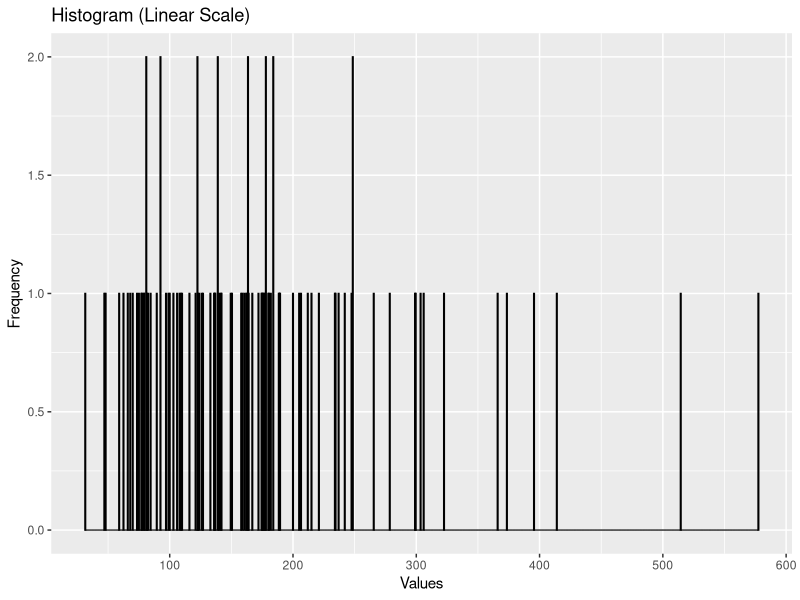
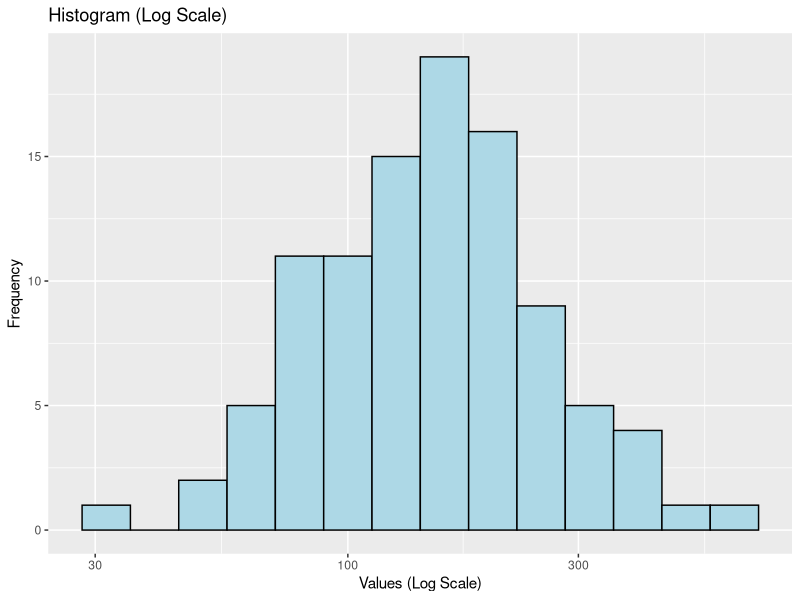
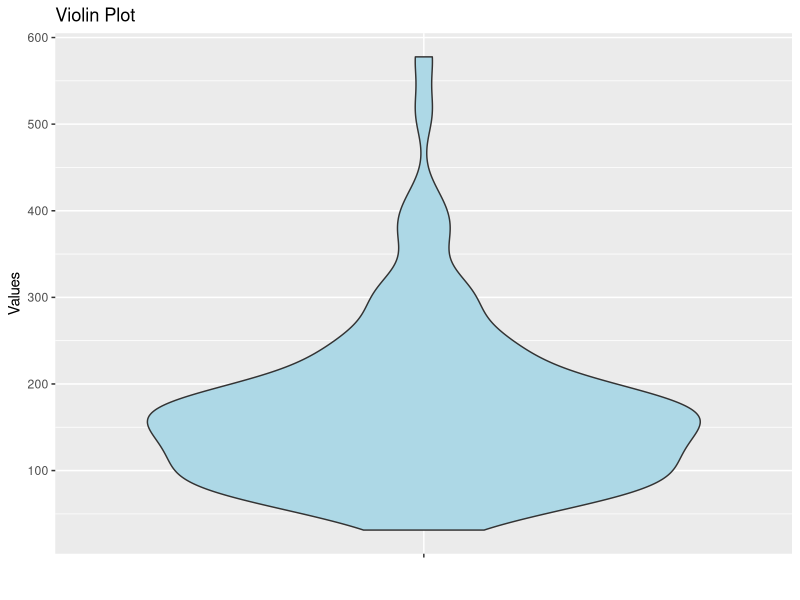

Recreate these plots in R, in order.
## ---- chunk 1
library(ggplot2)

# Set the seed
set.seed(111)

# Sample 100 values from a log-normal distribution
values <- rlnorm(100, meanlog = 5, sdlog = 0.5)

# Create a data frame with the sampled values
data <- data.frame(values)
## ---- chunk 2
# Create a histogram on the linear scale
histogram_linear <- ggplot(data, aes(x = values)) +
  geom_histogram(binwidth = 0.5, color = "black", fill = "lightblue") +
  labs(title = "Histogram (Linear Scale)", x = "Values", y = "Frequency")

# Create a histogram on the log scale
histogram_log <- ggplot(data, aes(x = values)) +
  geom_histogram(binwidth = 0.1, color = "black", fill = "lightblue") +
  labs(title = "Histogram (Log Scale)", x = "Values (Log Scale)", y = "Frequency") +
  scale_x_log10()

# histogram_log <- ggplot(data, aes(x = log(values))) +
#   geom_histogram(binwidth = 0.1, color = "black", fill = "lightblue") +
#   labs(title = "Histogram (Log Scale)", x = "Values (Log Scale)", y = "Frequency")

# Create a violin plot
violin_plot <- ggplot(data, aes(x = "", y = values)) +
  geom_violin(fill = "lightblue") +
  labs(title = "Violin Plot", x = "", y = "Values")

# Display the plots
histogram_linear
histogram_log
violin_plot
## ---- chunk 3
mean_value <- mean(values)
sd_value <- sd(values)

# Print the results
cat("Mean:", mean_value, "\n")
cat("Standard Deviation:", sd_value)
